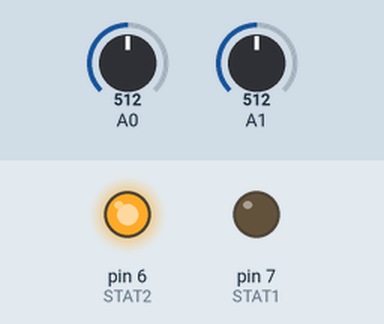
A sketch run on a simulated Arduino Uno, built with avr-gcc and run on an emulated ATmega328P. Shown: output pins drawn as LEDs (lit = HIGH). Inputs (shaded band) come from the test bench; at power-on: A1 = 512, A0 = 512. What the sketch prints to the serial monitor is not drawn.

Above: at 0.1 s.
At 3.3 s:
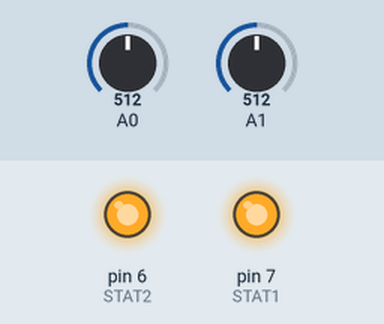
3.4 s: A1 set to 9
4.9 s: A1 set to 6
Timing chart, 0 to 7.9 s (numbered marks = the images above; inputs shaded):
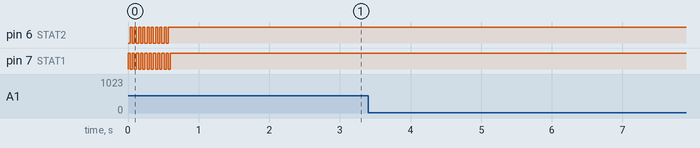

The sketch:

Guiliano.ino
```cpp
/*
   Documentation on Midi (German): http://de.wikipedia.org/wiki/Musical_Instrument_Digital_Interface#Nachrichtentypen

   based on sample program for Arduino Midi Shield : https://www.sparkfun.com/products/9595


*/

#define KNOB1  0
#define KNOB2  1

#define BUTTON1  2
#define BUTTON2  3
#define BUTTON3  4


#define STAT1  7
#define STAT2  6

//setup: declaring iputs and outputs and begin serial
void setup() {

  pinMode(STAT1,OUTPUT);   // declare the LED's pin as output
  pinMode(STAT2,OUTPUT);

  pinMode(BUTTON1,INPUT);
  pinMode(BUTTON2,INPUT);
  pinMode(BUTTON3,INPUT);


  digitalWrite(BUTTON1,HIGH);
  digitalWrite(BUTTON2,HIGH);
  digitalWrite(BUTTON3,HIGH);


  for(int i = 0;i < 10;i++)
  {
    digitalWrite(STAT1,HIGH);
    digitalWrite(STAT2,LOW);
    delay(30);
    digitalWrite(STAT1,LOW);
    digitalWrite(STAT2,HIGH);
    delay(30);
  }
  digitalWrite(STAT1,HIGH);
  digitalWrite(STAT2,HIGH);

 //start serial with midi baudrate 31250 or 38400 for debugging
  Serial.begin(31250);
//  Serial.begin(38400);
  //Serial.println("MIDI Board");
}

// scale from voltage 1 .. 4 V to aftertouch of 0 .. 127
// Arduino will map input voltages between 0 and 5 volts into integer values between 0 and 1023.
/*

- let's call the voltage U
- let's call the reading or the analog port a
- let's call the aftertouchvalue v

Advanced Math yields:

U=a * 5 / 1023

v= (U - 1) * 127 / 3

v= (5 * a / 1023 - 1) * 127 /3

*/
byte voltageToAftertouchvalue(int analog_read) {
  float a,v;
  a=analog_read;

  v=(5.0 * a / 1023.0 - 1.0) * 127.0 / 3.0;

  if (v<0) return 0;
  if (v>127) return 127;
  byte result=v;
  return v;
}

int debug=0;

int aftertouch_old=1000;

//loop: wait for serial data, and interpret the message
void loop () {

  // need to connect the output of the organ pedal to Analog 4
  // for testing, use Analog 1 which is the potentiometer
  int pot_pedal = analogRead(0);
  int pot_knob = analogRead(1);

  int aftertouch_sensitivity=pot_knob/8;

  // we read a value from 0 ... 127 representing 0 ... 5 V
  // however, we have measured the minimum value to be 1 V and the maximum value to be 4 V
  // therefore we scale this
  byte aftertouch=pot_pedal / 8; // voltageToAftertouchvalue(pot);

  if (debug) {
    Serial.print("pot_pedal ");
    Serial.println(pot_pedal);
  }


  if ( abs(aftertouch - aftertouch_old) >= aftertouch_sensitivity) {
    if (debug) {
      Serial.print("new aftertouch ");
      Serial.println(aftertouch);
    } else {
      channelAftertouch(15,aftertouch);
    }
    aftertouch_old=aftertouch;
  }

  //  delay(100);
}

/*

Note On	Beginnt das Spielen einer Note kk.
Zusätzlich wird die Anschlagsdynamik v (engl. Velocity) angegeben, die der Druckstärke auf die
Taste in 127 Schritten von 1 (sehr schwach) bis 127 (sehr stark) entspricht.
Der Wert 0 ist als Note-Off-Befehl definiert.

Statusbyte: 9n	- n=0 --> Note off // otherwise n=channerl
Byte 1: k = note
Byte 2:	v = velocity

*/
void noteOn(byte cmd, byte note, byte velocity) {
   Serial.write(cmd);
   Serial.write(note);
   Serial.write(velocity);
}

/*
Monophonic bzw. Channel Aftertouch

Beschreibt das Ändern des Tastendrucks vv während die Tasten bereits gedrückt sind,
für alle Tasten gemeinsam.
Genau wie bei Polyphonic Aftertouch sind diese Daten neutral.

Statusbyte: Dn	 - n = Channel
Byte 1: vv


*/

void channelAftertouch(byte channel, byte value) {
   byte cmd=0xD0 + channel - 1;
   Serial.write(cmd);
   Serial.write(value);
}

char button(char button_num)
{
  return (!(digitalRead(button_num)));
}

int main(void)
{
	init();

	setup();

	for (;;)
		loop();

	return 0;
}
```

Measured:
- after the input at 3.4 s, every drawn part: stays the same
- after the input at 4.9 s, every drawn part: stays the same
